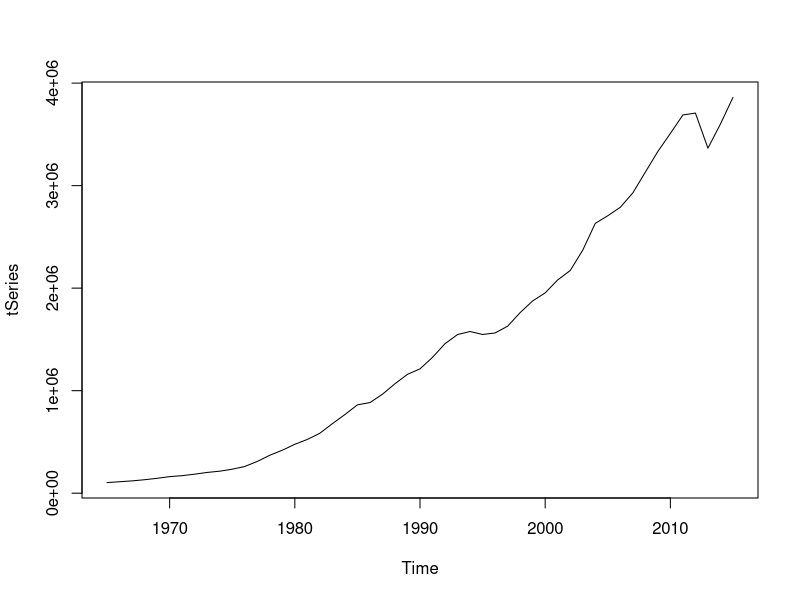
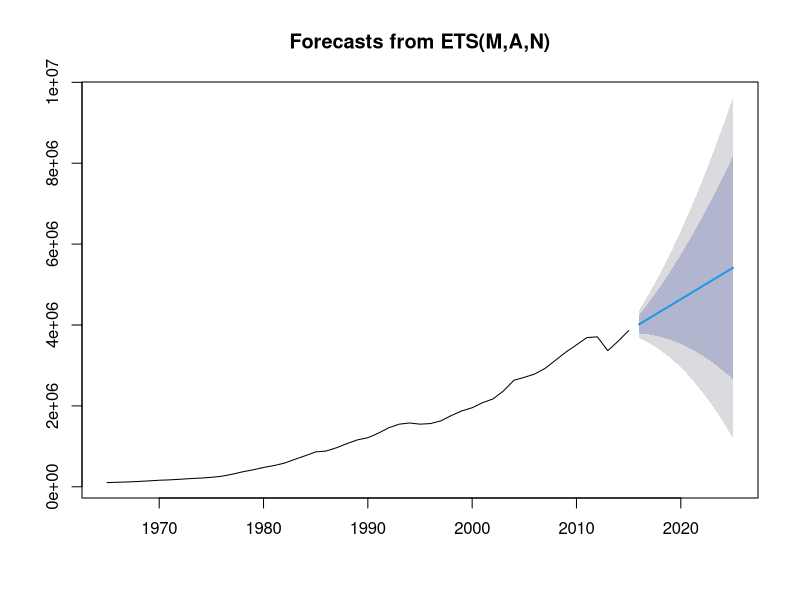

Recreate these plots in R, in order. (Note: this script raises an error after producing the figures.)
library(readr)
library(caret)
library('forecast')
set.seed(5580)

#Time Series Analysis
data <- read_csv("gdp_by_year_data.csv", col_names = FALSE)

tSeries=ts(data$X2,start=c(1965), end=c(2015), frequency = 1)
plot(tSeries) 

# ==============Simple Moving average==============
sm <- ma(tSeries, order=1) 
sm_forecast = forecast(sm, h=10)
plot(sm_forecast)
accuracy(sm_forecast)

# ==============Exponential Smoothing==============

# Holt Winters: Level, Trend and Seasonality
model <- hw(tSeries, initial = 'optimal', h=(10))
plot(model)
accuracy(model) # calculate accuracy measures

# ==============Arima==============
# training using auto arima which automatically uses best arima model after iterations
ar_min = auto.arima(tSeries, trace=TRUE)
summary(ar_min)
# predicting 
futurVal <- forecast(ar_min,h=10, level=c(95))
plot(futurVal)
# calculating mape value for arima
#mape_ar=lapply(100*abs(fitted(ar_min) - tSeries)/tSeries, mean, na.rm = TRUE)
#mape_ar # 3.32
accuracy(futurVal)